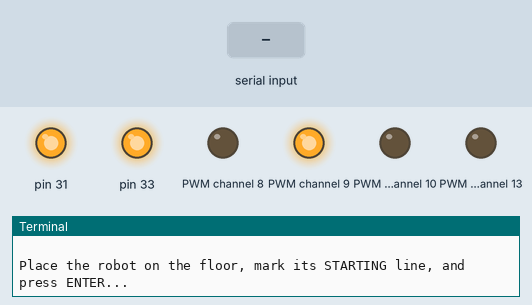
Recording of a program running on a simulated Jetson Nano (header pin numbers). On the bench: output pins drawn as LEDs (lit = HIGH), the last lines printed to the terminal. Inputs (shaded band) come from the test bench. At 4.3 s the program stops and its outputs stay as they are.

Above: at 1.2 s.
1.3 s: "pwm" typed at the terminal, then Enter
At 1.6 s:
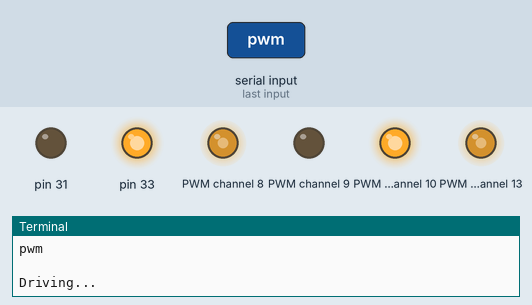
4.3 s: "5" typed at the terminal, then Enter
At 5.3 s:
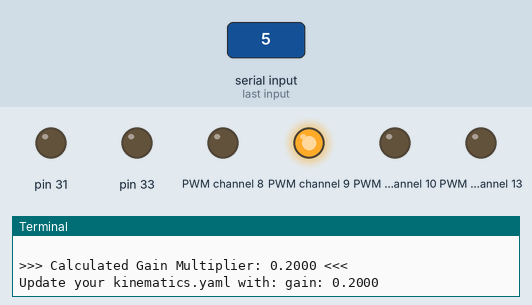
Timing chart, 0 to 5.8 s (numbered marks = the images above; inputs shaded):
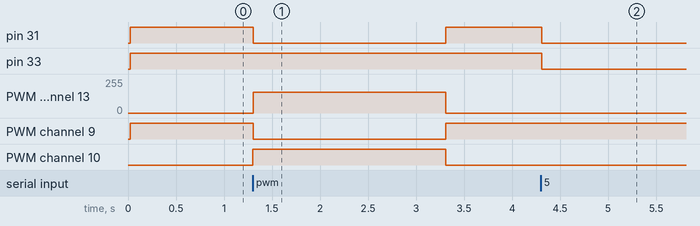

The program:

calib_gain.py
```python
#!/usr/bin/env python3
import time

from motorDriver import DaguWheelsDriver

# --- CALIBRATION SETTINGS ---
TEST_VELOCITY = 0.5    # Target speed in m/s
TEST_DURATION = 2.0    # How long to drive (seconds)

# Calculate what the math says the distance SHOULD be
EXPECTED_DISTANCE = TEST_VELOCITY * TEST_DURATION

def main():
    print("--- Gain Calibration ---")
    print(f"The robot will attempt to drive at {TEST_VELOCITY} m/s for {TEST_DURATION} seconds.")
    print(f"Mathematically, it should travel exactly {EXPECTED_DISTANCE:.2f} meters.")

    try:
        motors = DaguWheelsDriver()
    except Exception as e:
        print(f"Hardware initialization failed: {e}")
        return

    try:
        input("\nPlace the robot on the floor, mark its STARTING line, and press ENTER...")

        print("\nDriving...")
        # Since trim is handled in ROS, we just apply the raw velocity here
        motors.set_wheels_speed(left=TEST_VELOCITY, right=TEST_VELOCITY)
        time.sleep(TEST_DURATION)
        motors.set_wheels_speed(left=0.0, right=0.0)

        print("\nRobot stopped!")
        actual_dist_str = input("Measure the ACTUAL distance traveled in meters (e.g., 0.85): ")
        actual_dist = float(actual_dist_str)

        # Calculate the new Gain
        if actual_dist <= 0:
            print("Distance must be greater than zero.")
        else:
            gain = EXPECTED_DISTANCE / actual_dist
            print(f"\n>>> Calculated Gain Multiplier: {gain:.4f} <<<")
            print(f"Update your kinematics.yaml with: gain: {gain:.4f}")

    except ValueError:
        print("Invalid input. Please enter a number for the distance.")
    except KeyboardInterrupt:
        print("\nCalibration interrupted.")
    finally:
        motors.set_wheels_speed(left=0.0, right=0.0)
        motors.close()

if __name__ == '__main__':
    main()
```

motorDriver.py
```python
#!/usr/bin/env python2

from math import fabs, floor
import Jetson.GPIO as GPIO
import hat

class DaguWheelsDriver:
    """Class handling communication with motors."""
    GPIO_MOTOR_ENCODER_1=12
    GPIO_MOTOR_ENCODER_2=35
    gpio_pin = 19


    LEFT_MOTOR_MIN_PWM = 60  #: Minimum speed for left motor
    LEFT_MOTOR_MAX_PWM = 255  #: Maximum speed for left motor
    RIGHT_MOTOR_MIN_PWM = 60  #: Minimum speed for right motor
    RIGHT_MOTOR_MAX_PWM = 255  #: Maximum speed for right motor
    SPEED_TOLERANCE = 1.0e-2  #: Speed tolerance level

    def __init__(self):
        self.DTHAT = hat.HATv3()
        self.leftMotor = self.DTHAT.get_motor(1, "left")
        self.rightMotor = self.DTHAT.get_motor(2, "right")
        # print out some stats
        self.leftSpeed = 0.0
        self.rightSpeed = 0.0
        #self.driver_1 = WheelEncoderDriver(self.GPIO_MOTOR_ENCODER_1)
        #self.driver_2 = WheelEncoderDriver(self.GPIO_MOTOR_ENCODER_2)

        self._pwm_update()

    def set_wheels_speed(self, left, right):
        """Sets speed of motors.

        Args:
           left (:obj:`float`): speed for the left wheel, should be between -1 and 1
           right (:obj:`float`): speed for the right wheel, should be between -1 and 1
        """
        self.leftSpeed = left
        self.rightSpeed = right
        self._pwm_update()

    def _pwm_value(self, v, min_pwm, max_pwm):
        """Transforms the requested speed into an int8 number.

        Args:
            v (:obj:`float`): requested speed, should be between -1 and 1.
            min_pwm (:obj:`int8`): minimum speed as int8
            max_pwm (:obj:`int8`): maximum speed as int8
        """
        pwm = 0
        if fabs(v) > self.SPEED_TOLERANCE:
            pwm = int(floor(fabs(v) * (max_pwm - min_pwm) + min_pwm))
        return min(pwm, max_pwm)

    def _pwm_update(self):
        """Sends commands to the microcontroller.

        Updates the current PWM signals (left and right) according to the
        linear velocities of the motors. The requested speed gets
        tresholded.
        """
        vl = self.leftSpeed
        vr = self.rightSpeed

        pwml = self._pwm_value(vl, self.LEFT_MOTOR_MIN_PWM, self.LEFT_MOTOR_MAX_PWM)
        pwmr = self._pwm_value(vr, self.RIGHT_MOTOR_MIN_PWM, self.RIGHT_MOTOR_MAX_PWM)
        leftMotorMode = hat.MotorDirection.RELEASE
        rightMotorMode = hat.MotorDirection.RELEASE

        if fabs(vl) < self.SPEED_TOLERANCE:
            pwml = 0
        elif vl > 0:
            leftMotorMode = hat.MotorDirection.FORWARD
        elif vl < 0:
            leftMotorMode = hat.MotorDirection.BACKWARD

        if fabs(vr) < self.SPEED_TOLERANCE:
            pwmr = 0
        elif vr > 0:
            rightMotorMode = hat.MotorDirection.FORWARD
        elif vr < 0:
            rightMotorMode = hat.MotorDirection.BACKWARD

        self.leftMotor.set(leftMotorMode, pwml)
        self.rightMotor.set(rightMotorMode, pwmr)

    def close(self):
        """Releases the motors and cleans up resources."""
        self.leftMotor.set(hat.MotorDirection.RELEASE)
        self.rightMotor.set(hat.MotorDirection.RELEASE)
        GPIO.cleanup()
```

hat.py
```python
from __future__ import print_function
from abc import ABCMeta, abstractmethod
import Jetson.GPIO as GPIO
from Adafruit_PWM_Servo_Driver import PWM

LOW = 0
HIGH = 1
PWM_LOW = 0
PWM_HIGH = 4096


class MotorDirection:
    RELEASE = 0
    FORWARD = 1
    BACKWARD = -1


class MotorDirectionControl:
    PWM = 0
    GPIO = 1


class MotorPins:
    def __init__(self, in1, in2, pwm, control):
        self.in1 = in1
        self.in2 = in2
        self.pwm = pwm
        self.control = control


class AbsMotorDirectionController:
    __metaclass__ = ABCMeta

    def __init__(self, in1_pin, in2_pin, *args, **kwargs):
        self._in1_pin = in1_pin
        self._in2_pin = in2_pin
        self.setup()

    @abstractmethod
    def setup(self):
        pass

    @abstractmethod
    def set(self, direction):
        pass

    def __str__(self):
        return "{}[in1={}, in2={}]".format(
            self.__class__.__name__, self._in1_pin, self._in2_pin
        )


class PWMMotorDirectionController(AbsMotorDirectionController):
    _DIRECTION_TO_SIGNALS = {
        MotorDirection.RELEASE: (LOW, HIGH),
        MotorDirection.FORWARD: (HIGH, LOW),
        MotorDirection.BACKWARD: (LOW, HIGH),
    }
    _PWM_VALUES = {
        LOW: (PWM_LOW, PWM_HIGH),
        HIGH: (PWM_HIGH, PWM_LOW),
    }

    def __init__(self, *args, **kwargs):
        super(PWMMotorDirectionController, self).__init__(*args, **kwargs)
        if not isinstance(kwargs.get("pwm", None), PWM):
            raise ValueError(
                "You cannot instantiate PWMMotorDirectionController "
                "without passing a PWM object."
            )
        self._pwm = kwargs["pwm"]

    def setup(self):
        pass

    def set(self, direction):
        in1_signal, in2_signal = self._DIRECTION_TO_SIGNALS[direction]
        in1_value, in2_value = (
            self._PWM_VALUES[in1_signal],
            self._PWM_VALUES[in2_signal],
        )
        self._pwm.setPWM(self._in1_pin, *in1_value)
        self._pwm.setPWM(self._in2_pin, *in2_value)


class GPIOMotorDirectionController(AbsMotorDirectionController):
    _DIRECTION_TO_SIGNALS = {
        MotorDirection.RELEASE: (HIGH, HIGH),
        MotorDirection.FORWARD: (HIGH, LOW),
        MotorDirection.BACKWARD: (LOW, HIGH),
    }
    _GPIO_VALUES = {LOW: LOW, HIGH: HIGH}

    def setup(self):
        GPIO.setmode(GPIO.BOARD)
        GPIO.setup(self._in1_pin, GPIO.OUT)
        GPIO.setup(self._in2_pin, GPIO.OUT)

    def set(self, direction):
        in1_signal, in2_signal = self._DIRECTION_TO_SIGNALS[direction]
        in1_value, in2_value = (
            self._GPIO_VALUES[in1_signal],
            self._GPIO_VALUES[in2_signal],
        )
        GPIO.output(self._in1_pin, in1_value)
        GPIO.output(self._in2_pin, in2_value)


class Motor:
    _K = 16
    _CONTROLLER = {
        MotorDirectionControl.PWM: PWMMotorDirectionController,
        MotorDirectionControl.GPIO: GPIOMotorDirectionController,
    }

    def __init__(
        self,
        name,
        pwm,
        in1_pin,
        in2_pin,
        pwm_pin,
        control,
    ):
        self._pwm = pwm
        self._name = name
        self._in1_pin = in1_pin
        self._in2_pin = in2_pin
        self._pwm_pin = pwm_pin
        self._control = control
        self._controller = self._CONTROLLER[control](in1_pin, in2_pin, pwm=self._pwm)

    def set(self, direction, speed=0):
        speed = max(0, min(speed, 255))
        self._controller.set(direction)
        self._pwm.setPWM(self._pwm_pin, 0, speed * self._K)

    def __str__(self):
        return "Motor[name={}, in1={}, in2={}, pwm={}, controller={}]".format(
            self._name,
            self._in1_pin,
            self._in2_pin,
            self._pwm_pin,
            self._controller,
        )


class AbsHAT:
    __metaclass__ = ABCMeta

    def __init__(self, address=0x60, frequency=1600):
        # default I2C address of the HAT
        self._i2caddr = address
        # default @1600Hz PWM frequency
        self._frequency = frequency
        # configure PWM
        self._pwm = PWM(self._i2caddr, debug=False)
        self._pwm.setPWMFreq(self._frequency)

    @abstractmethod
    def get_motor(self, num, name):
        pass


class HATv3(AbsHAT):
    _MOTOR_NUM_TO_PINS = {
        1: MotorPins(10, 9, 8, MotorDirectionControl.PWM),
        2: MotorPins(33, 31, 13, MotorDirectionControl.GPIO),
    }

    def get_motor(self, num, name):
        if num not in self._MOTOR_NUM_TO_PINS:
            raise ValueError(
                "Motor num {} not supported. Possible choices are {}.".format(
                    num, self._MOTOR_NUM_TO_PINS.keys()
                )
            )
        pins = self._MOTOR_NUM_TO_PINS[num]
        return Motor(
            name, self._pwm, pins.in1, pins.in2, pins.pwm, control=pins.control
        )
```

Measured:
- after the input at 1.3 s, pin 31, PWM channel 9: HIGH → LOW at once, → HIGH 2.0 s later; PWM channel 8, PWM channel 13: 0/255 → 156/255 at once, → 0/255 2.0 s later; PWM channel 10: LOW → HIGH at once, → LOW 2.0 s later
- after the input at 4.3 s, pin 31, pin 33: HIGH → LOW at once
